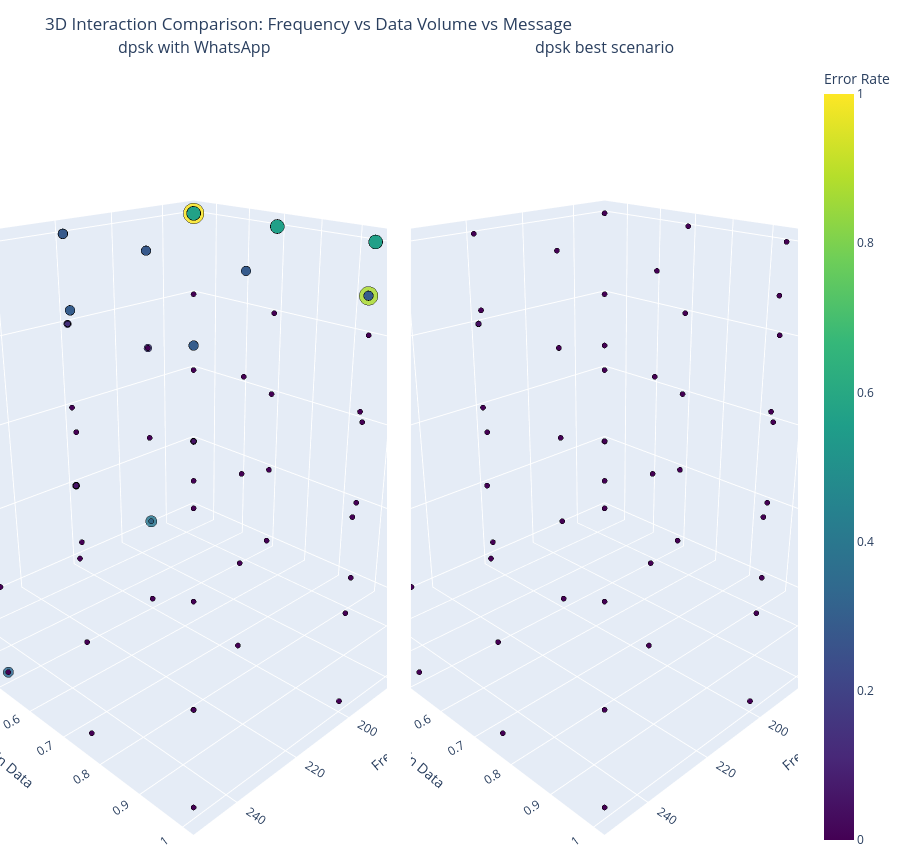

Notebook cell for this chart:
### Markdown cell above
## 3D Interaction: Frequency, Data Volume, and Message (Comparison)
This figure is split into two 3D panels:
- Column A: `csv_path` (actual pipeline output)
- Column B: `no_audio_compression` (best-case reference)
Color and marker size encode `error_rate` (lower is better).

### Code cell
from plot_helpers import plot_3d_interaction_comparison

plot_3d_interaction_comparison(
    df_first,
    df_second,
    label_a=LABEL_FIRST,
    label_b=LABEL_SECOND,
)

### Figure 1 — Plotly figure (JSON) as saved in the notebook; plotly's stock layout.template omitted (floating-point values rounded to 4 significant figures; data arrays with more than 128 entries replaced by an {"elided": "..."} marker saying what was removed)
{"data": [{"customdata": {"elided": "600x3 mixed values"}, "hovertemplate": "Frequency=%{x}<br>Volume Gain Data=%{y:.6f}<br>Message=%{customdata[0]}<br>Error Rate=%{customdata[1]:.4f}<extra></extra>", "marker": {"color": {"elided": "600 float values"}, "coloraxis": "coloraxis", "line": {"color": "black", "width": 0.5}, "opacity": 0.85, "size": {"elided": "600 float values"}}, "mode": "markers", "name": "A", "scene": "scene", "showlegend": false, "type": "scatter3d", "x": {"elided": "600 int values"}, "y": {"elided": "600 float values"}, "z": {"elided": "600 int values"}}, {"customdata": {"elided": "600x3 mixed values"}, "hovertemplate": "Frequency=%{x}<br>Volume Gain Data=%{y:.6f}<br>Message=%{customdata[0]}<br>Error Rate=%{customdata[1]:.4f}<extra></extra>", "marker": {"color": {"elided": "600 float values"}, "coloraxis": "coloraxis", "line": {"color": "black", "width": 0.5}, "opacity": 0.85, "size": {"elided": "600 float values"}}, "mode": "markers", "name": "B", "scene": "scene2", "showlegend": false, "type": "scatter3d", "x": {"elided": "600 int values"}, "y": {"elided": "600 float values"}, "z": {"elided": "600 int values"}}], "layout": {"annotations": [{"font": {"size": 16}, "showarrow": false, "text": "dpsk with WhatsApp", "x": 0.2425, "xanchor": "center", "xref": "paper", "y": 1, "yanchor": "bottom", "yref": "paper"}, {"font": {"size": 16}, "showarrow": false, "text": "dpsk best scenario", "x": 0.7575, "xanchor": "center", "xref": "paper", "y": 1, "yanchor": "bottom", "yref": "paper"}], "coloraxis": {"cmax": 1, "cmin": 0, "colorbar": {"title": {"text": "Error Rate"}}, "colorscale": [[0, "#440154"], [0.1111, "#482878"], [0.2222, "#3e4989"], [0.3333, "#31688e"], [0.4444, "#26828e"], [0.5556, "#1f9e89"], [0.6667, "#35b779"], [0.7778, "#6ece58"], [0.8889, "#b5de2b"], [1, "#fde725"]]}, "height": 850, "margin": {"b": 0, "l": 0, "r": 0, "t": 60}, "scene": {"camera": {"eye": {"x": 1.5, "y": 1.5, "z": 0.9}}, "domain": {"x": [0, 0.485], "y": [0, 1]}, "xaxis": {"title": {"text": "Frequency"}}, "yaxis": {"title": {"text": "Volume Gain Data"}}, "zaxis": {"ticktext": ["Hi!", "Hello world, this is a 1234...", "Special symbols: @#$%^&*+=_...", "Line breaks test: First lin...", "Long message: This is a sig..."], "tickvals": [0, 1, 2, 3, 4], "title": {"text": "Message"}}}, "scene2": {"camera": {"eye": {"x": 1.5, "y": 1.5, "z": 0.9}}, "domain": {"x": [0.515, 1], "y": [0, 1]}, "xaxis": {"title": {"text": "Frequency"}}, "yaxis": {"title": {"text": "Volume Gain Data"}}, "zaxis": {"ticktext": ["Hi!", "Hello world, this is a 1234...", "Special symbols: @#$%^&*+=_...", "Line breaks test: First lin...", "Long message: This is a sig..."], "tickvals": [0, 1, 2, 3, 4], "title": {"text": "Message"}}}, "title": {"text": "3D Interaction Comparison: Frequency vs Data Volume vs Message"}}}
